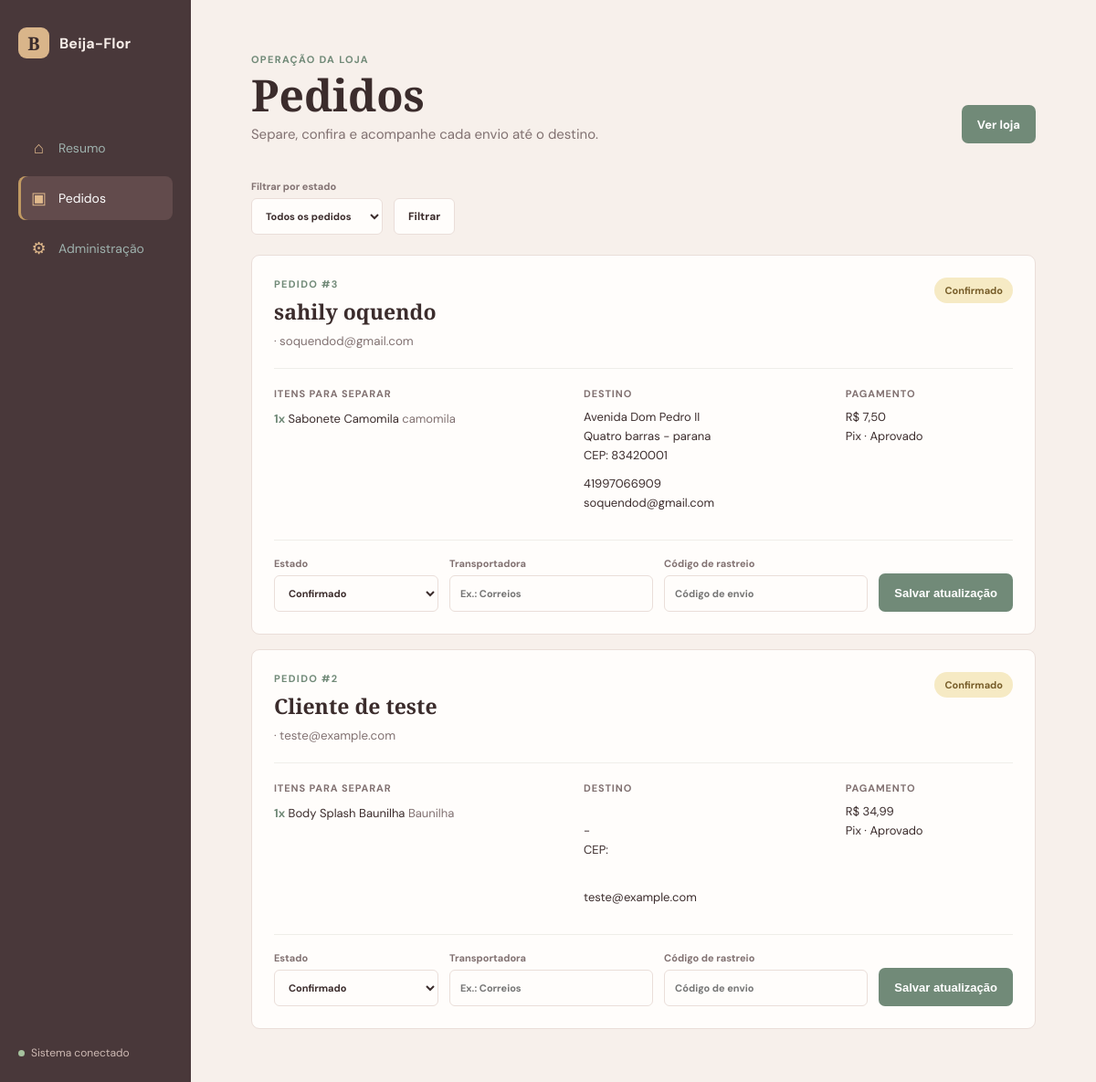
The app's page /gestion/pedidos/ (signed in) with its own data.
### contabilidad_app/models.py (models this page shows, shortened)
class Pedido(models.Model):
	class Estado(models.TextChoices):
		CONFIRMADO = 'CONFIRMADO', 'Confirmado'
		SEPARANDO = 'SEPARANDO', 'Separando pedido'
		ENVIADO = 'ENVIADO', 'Enviado'
		ENTREGUE = 'ENTREGUE', 'Entregue'
		CANCELADO = 'CANCELADO', 'Cancelado'
	nombre_cliente = models.CharField(max_length=120)
	email_cliente = models.EmailField()
	telefono_cliente = models.CharField(max_length=30, blank=True)
	direccion_entrega = models.CharField(max_length=200, blank=True)
	ciudad = models.CharField(max_length=80, blank=True)
	provincia = models.CharField(max_length=80, blank=True)
	codigo_postal = models.CharField(max_length=20, blank=True)
	estado = models.CharField(max_length=20, choices=Estado.choices, default=Estado.CONFIRMADO)
	total = models.DecimalField(max_digits=12, decimal_places=2, default=Decimal('0.00'))
	transportadora = models.CharField(max_length=100, blank=True)
	codigo_rastreio = models.CharField(max_length=100, blank=True)
	creado_en = models.DateTimeField(auto_now_add=True)
	class Meta:
		ordering = ['-creado_en']
		verbose_name = 'pedido'
		verbose_name_plural = 'pedidos'

class ItemPedido(models.Model):
	pedido = models.ForeignKey(Pedido, on_delete=models.CASCADE, related_name='items')
	variacion = models.ForeignKey(VariacionProducto, on_delete=models.PROTECT)
	cantidad = models.PositiveIntegerField()
	precio_unitario = models.DecimalField(max_digits=12, decimal_places=2)
	costo_unitario = models.DecimalField(max_digits=12, decimal_places=2)

class VariacionProducto(models.Model):
	producto = models.ForeignKey(Producto, on_delete=models.CASCADE, related_name='variaciones')
	variedad = models.CharField(max_length=120, help_text='Ejemplo: Negro / Talla M')
	sku = models.CharField(max_length=40, unique=True)
	precio = models.DecimalField(max_digits=12, decimal_places=2)
	costo = models.DecimalField(max_digits=12, decimal_places=2)
	stock = models.PositiveIntegerField(default=0)
	activa = models.BooleanField(default=True)
	class Meta:
		ordering = ['producto__nombre', 'variedad']
		verbose_name = 'variedad de producto'
		verbose_name_plural = 'variedades de productos'

class Producto(models.Model):
	nombre = models.CharField(max_length=150)
	descripcion = models.TextField(blank=True)
	grupo = models.ForeignKey(
		GrupoProducto,
		on_delete=models.PROTECT,
		related_name='productos',
		null=True,
		blank=True,
	)
	activo = models.BooleanField(default=True)
	imagen = models.FileField(upload_to='productos/', blank=True)
	creado_en = models.DateTimeField(auto_now_add=True)
	class Meta:
		ordering = ['nombre']
		verbose_name = 'producto'
		verbose_name_plural = 'productos'

class Pagamento(models.Model):
	class Metodo(models.TextChoices):
		PIX = 'PIX', 'Pix'
		CARTAO = 'CARTAO', 'Cartão de teste'
		BOLETO = 'BOLETO', 'Boleto bancário'
	class Status(models.TextChoices):
		APROVADO = 'APROVADO', 'Aprovado'
	pedido = models.OneToOneField(Pedido, on_delete=models.CASCADE, related_name='pagamento')
	metodo = models.CharField(max_length=20, choices=Metodo.choices)
	status = models.CharField(max_length=20, choices=Status.choices, default=Status.APROVADO)
	valor = models.DecimalField(max_digits=12, decimal_places=2)
	transacao = models.CharField(max_length=40, unique=True)
	criado_en = models.DateTimeField(auto_now_add=True)
	class Meta:
		verbose_name = 'pagamento'
		verbose_name_plural = 'pagamentos'

### contabilidad_app/views.py (the view, shortened to what this page needs)
# urls.py: path('gestion/pedidos/', views.pedidos, name='pedidos'),
@login_required(login_url='/admin/login/')
def pedidos(request):
	estado_filtro = request.GET.get('estado', '')
	lista = Pedido.objects.prefetch_related('items__variacion__producto').all()
	if estado_filtro in Pedido.Estado.values:
		lista = lista.filter(estado=estado_filtro)
	return render(request, 'contabilidad_app/pedidos.html', {
		'pedidos': lista,
		'estado_filtro': estado_filtro,
		'estados': Pedido.Estado.choices,
		'agora': timezone.now(),
	})

### contabilidad_app/templates/contabilidad_app/pedidos.html (shortened to what this page needs)
{% load static %}
<!DOCTYPE html>
<html lang="pt-BR">
<head>
    <link rel="stylesheet" href="{% static 'contabilidad_app/dashboard.css' %}">
</head>
<body>
<div class="app-shell">
    <aside class="sidebar">
        <div class="brand"><span class="brand-mark">B</span><span>Beija-Flor</span></div>
        <nav class="main-nav" aria-label="Navegação principal">
            <a class="nav-link" href="{% url 'dashboard' %}"><span class="nav-icon">⌂</span> Resumo</a>
            <a class="nav-link active" href="{% url 'pedidos' %}"><span class="nav-icon">▣</span> Pedidos</a>
            <a class="nav-link" href="/admin/"><span class="nav-icon">⚙</span> Administração</a>
        </nav>
        <div class="sidebar-footer"><span class="status-dot"></span>Sistema conectado</div>
    </aside>
    <main class="content orders-content">
        <header class="topbar"><div><p class="eyebrow">Operação da loja</p><h1>Pedidos</h1><p class="intro">Separe, confira e acompanhe cada envio até o destino.</p></div><a class="primary-button" href="{% url 'tienda' %}">Ver loja</a></header>
        <form class="order-filter" method="get"><label>Filtrar por estado<select name="estado"><option value="">Todos os pedidos</option></select></label><button class="secondary-button" type="submit">Filtrar</button></form>
        <section class="orders-list">
            {% for pedido in pedidos %}
            <article class="order-card">
                <div class="order-card-header"><div><p class="eyebrow">Pedido #{{ pedido.id }}</p><h2>{{ pedido.nombre_cliente }}</h2><small>{{ pedido.criado_en|date:'d/m/Y H:i' }} · {{ pedido.email_cliente }}</small></div><span class="order-status status-{{ pedido.estado|lower }}">{{ pedido.get_estado_display }}</span></div>
                <div class="order-card-grid"><div><h3>Itens para separar</h3><ul class="order-items">{% for item in pedido.items.all %}<li><strong>{{ item.cantidad }}x</strong> {{ item.variacion.producto.nombre }} <span>{{ item.variacion.variedad }}</span></li>{% endfor %}</ul></div><div><h3>Destino</h3><p>{{ pedido.direccion_entrega }}<br>{{ pedido.ciudad }} - {{ pedido.provincia }}<br>CEP: {{ pedido.codigo_postal }}</p><p>{{ pedido.telefono_cliente }}<br>{{ pedido.email_cliente }}</p></div><div><h3>Pagamento</h3><p>R$ {{ pedido.total|floatformat:2 }}<br>{% if pedido.pagamento %}{{ pedido.pagamento.get_metodo_display }} · {{ pedido.pagamento.get_status_display }}{% endif %}</p></div></div>
                <form class="order-update" method="post">{% csrf_token %}<input type="hidden" name="pedido_id" value="{{ pedido.id }}"><label>Estado<select name="estado">{% for value, label in estados %}<option value="{{ value }}" {% if pedido.estado == value %}selected{% endif %}>{{ label }}</option>{% endfor %}</select></label><label>Transportadora<input name="transportadora" value="{{ pedido.transportadora }}" placeholder="Ex.: Correios"></label><label>Código de rastreio<input name="codigo_rastreio" value="{{ pedido.codigo_rastreio }}" placeholder="Código de envio"></label><button class="primary-button" type="submit">Salvar atualização</button></form>
            </article>
            {% empty %}<div class="empty-state"><div class="empty-icon">✓</div><h3>Nenhum pedido encontrado</h3><p>Os novos pedidos aparecerão aqui depois da confirmação da compra.</p></div>{% endfor %}
        </section>
    </main>
</div>
</body>
</html>

### contabilidad_app/static/contabilidad_app/dashboard.css (style rules this page uses)
:root { --ink: #3b2c2c; --muted: #817171; --paper: #f7f0eb; --surface: #fffdfb; --line: #eaded9; --teal: #718a78; --teal-soft: #e3ece3; --coral: #b96f68; --gold: #c19a62; }
* { box-sizing: border-box; }
body { margin: 0; color: var(--ink); background: var(--paper); font-family: 'DM Sans', sans-serif; }
.app-shell { display: flex; min-height: 100vh; }
.sidebar { width: 250px; padding: 30px 20px 24px; display: flex; flex-direction: column; background: #49383a; color: #f7eee9; }
.brand { display: flex; align-items: center; gap: 11px; font-weight: 700; letter-spacing: .01em; }
.brand-mark { display: grid; width: 34px; height: 34px; place-items: center; border-radius: 9px; color: var(--ink); background: #d9b58a; font-family: 'Playfair Display', serif; font-size: 20px; }
.main-nav { display: grid; gap: 7px; margin-top: 74px; }
.nav-link { display: flex; align-items: center; gap: 12px; padding: 12px 13px; border-radius: 8px; color: #9eb1ad; font-size: 14px; text-decoration: none; }
.nav-link:hover, .nav-link.active { color: #fff; background: #624b4c; }
.nav-link.active { box-shadow: inset 3px 0 var(--gold); }
.nav-icon { width: 19px; color: #e0b98c; font-size: 18px; text-align: center; }
.sidebar-footer { margin-top: auto; color: #cdb9b3; font-size: 12px; }
.status-dot { display: inline-block; width: 7px; height: 7px; margin-right: 7px; border-radius: 50%; background: #a6c29e; }
.content { width: min(100%, 1240px); padding: 58px 5.5%; }
.topbar { display: flex; align-items: flex-end; justify-content: space-between; gap: 20px; margin-bottom: 40px; }
.eyebrow { margin: 0 0 7px; color: var(--teal); font-size: 11px; font-weight: 700; letter-spacing: .12em; text-transform: uppercase; }
h1, h2, h3, p { margin-top: 0; }
h1 { margin-bottom: 8px; font-family: 'Playfair Display', serif; font-size: clamp(32px, 4vw, 49px); line-height: 1.05; letter-spacing: 0; }
h2 { margin-bottom: 0; font-family: 'Playfair Display', serif; font-size: 23px; letter-spacing: 0; }
.intro { margin-bottom: 0; color: var(--muted); font-size: 15px; }
.primary-button { display: inline-flex; align-items: center; justify-content: center; min-height: 42px; padding: 0 17px; border: 0; border-radius: 7px; color: #fff; background: var(--teal); font-size: 13px; font-weight: 700; text-decoration: none; }
.orders-content { max-width: 1450px; }
.order-filter { display: flex; align-items: end; gap: 12px; margin-bottom: 22px; }
.order-filter label, .order-update label { display: grid; gap: 6px; color: var(--muted); font-size: 11px; font-weight: 700; }
.order-filter select, .order-update input, .order-update select { min-height: 40px; padding: 0 11px; border: 1px solid var(--line); border-radius: 6px; color: var(--ink); background: var(--surface); font: inherit; }
.secondary-button { min-height: 40px; padding: 0 15px; border: 1px solid var(--line); border-radius: 6px; color: var(--ink); background: var(--surface); font: inherit; font-size: 12px; font-weight: 700; cursor: pointer; }
.orders-list { display: grid; gap: 16px; }
.order-card { padding: 24px; border: 1px solid var(--line); border-radius: 9px; background: var(--surface); }
.order-card-header { display: flex; align-items: flex-start; justify-content: space-between; gap: 20px; padding-bottom: 20px; border-bottom: 1px solid #efeee9; }
.order-card-header h2 { margin-bottom: 5px; }
.order-card-header small { color: var(--muted); }
.order-status { padding: 7px 11px; border-radius: 20px; font-size: 11px; font-weight: 700; white-space: nowrap; }
.status-confirmado { color: #775d29; background: #f6eac4; }
.order-card-grid { display: grid; grid-template-columns: 1.2fr 1fr .7fr; gap: 25px; padding: 20px 0; }
.order-card-grid h3 { margin-bottom: 9px; color: var(--muted); font-size: 11px; letter-spacing: .08em; text-transform: uppercase; }
.order-card-grid p { margin-bottom: 10px; font-size: 13px; line-height: 1.6; }
.order-items { margin: 0; padding: 0; list-style: none; font-size: 13px; line-height: 1.8; }
.order-items strong { color: var(--teal); }
.order-items span { color: var(--muted); }
.order-update { display: grid; grid-template-columns: 180px 1fr 1fr auto; align-items: end; gap: 12px; padding-top: 18px; border-top: 1px solid #efeee9; }

### records on screen
Pedido: id "3", nombre_cliente "sahily oquendo", email_cliente "soquendod@gmail.com", estado "Confirmado", direccion_entrega "Avenida Dom Pedro II", ciudad "Quatro barras", provincia "parana", codigo_postal "83420001", telefono_cliente "41997066909", total "7,50", pagamento.metodo "Pix", pagamento.status "Aprovado"
ItemPedido: cantidad "1", variacion.producto.nombre "Sabonete Camomila", variacion.variedad "camomila"
Pedido: id "2", nombre_cliente "Cliente de teste", email_cliente "teste@example.com", estado "Confirmado", total "34,99", pagamento.metodo "Pix", pagamento.status "Aprovado"
ItemPedido: cantidad "1", variacion.producto.nombre "Body Splash Baunilha", variacion.variedad "Baunilha"
